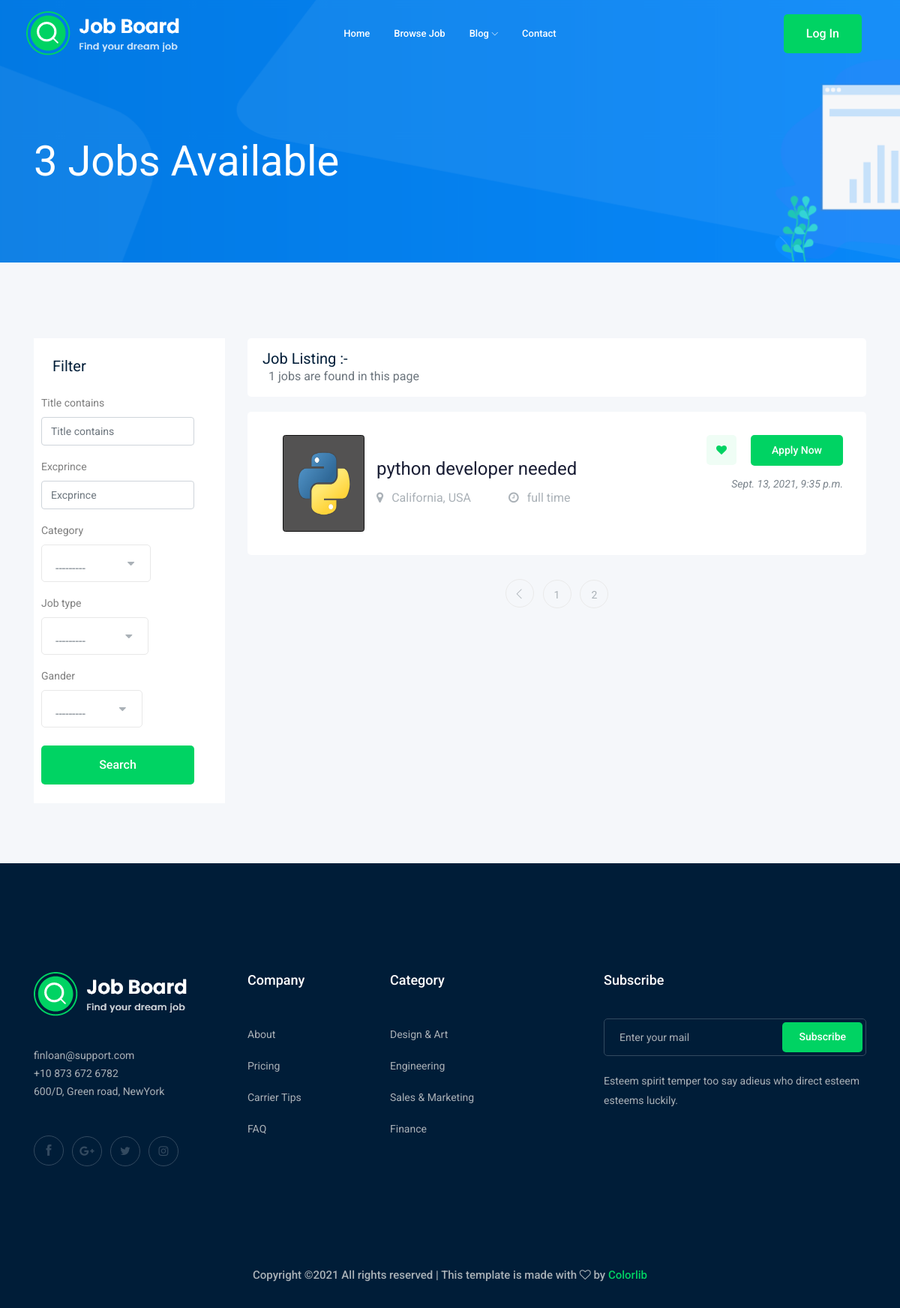
Before: /jobs/?page=2 with the older database file.
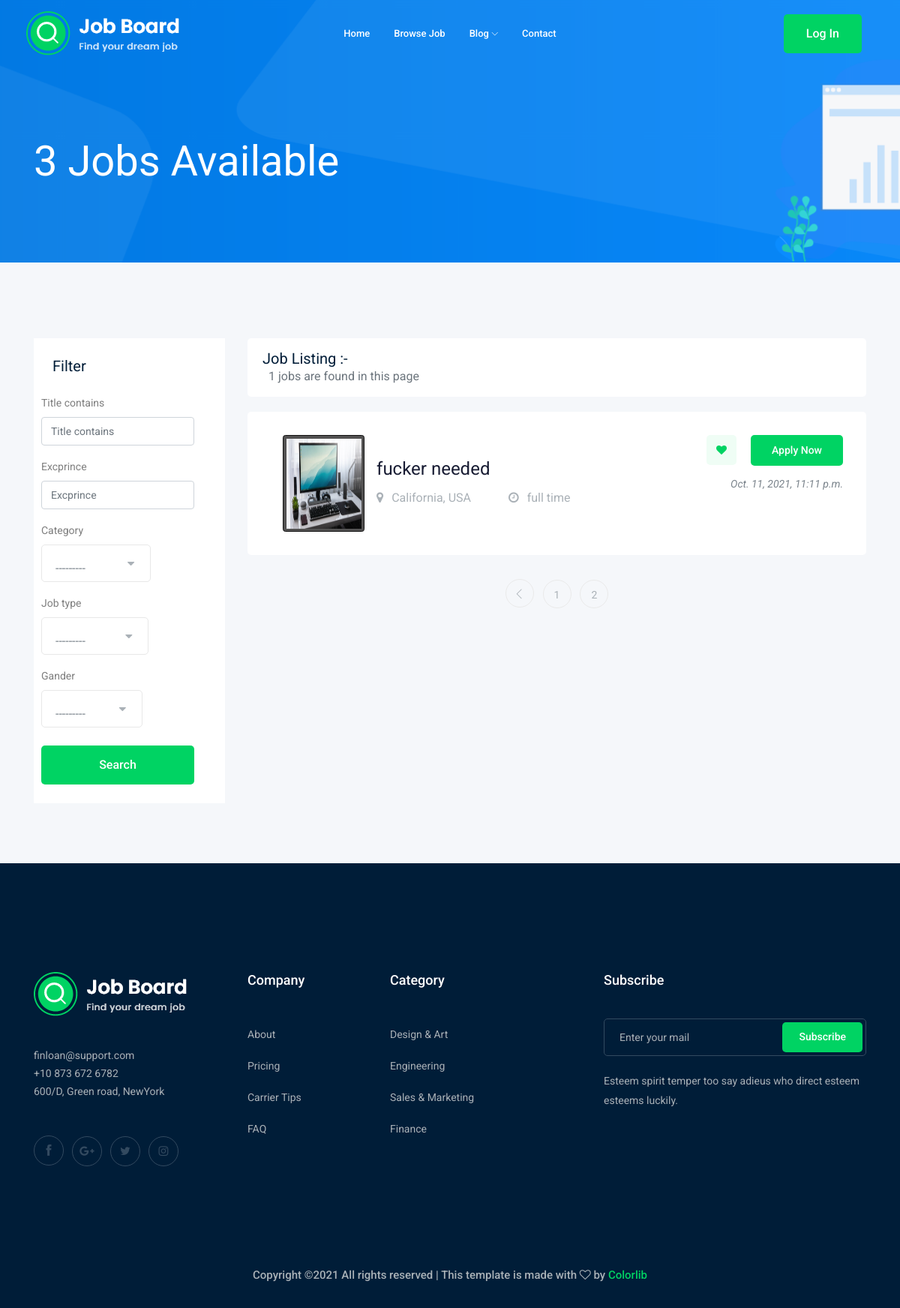
After: the same page with the newer database file.
### jobs/models.py (models this page shows, shortened)
class jobs(models.Model):
    user=models.ForeignKey(User, verbose_name=("user"), on_delete=models.CASCADE)
    title=CharField(max_length=50)
    job_type=CharField(max_length=20, choices=Job_Type)
    description=models.TextField(max_length=1500)
    published_at=models.DateTimeField(auto_now=True)
    vacancy= models.IntegerField(default=1)
    salary=models.IntegerField(default=0)
    excprince =models.IntegerField(default=1)
    category=models.ForeignKey(Category,on_delete=CASCADE)
    img = models.ImageField(max_length=256, upload_to='jobs/')
    Gander=CharField(max_length=20,choices=Gander)
    slug=models.SlugField(blank=True,null=True)
    def __str__(self) -> str:
        return self.title

### jobs/views.py (the view)
# urls.py: path('',views.job_list, name='job_list'),
def job_list(request):
    job_list=jobs.objects.all()
    counter=job_list.count()
    filter=JobFilter(request.GET,queryset=job_list)
    job_list=filter.qs
    paginator = Paginator(job_list, 2)
    page_number = request.GET.get('page')
    page_obj = paginator.get_page(page_number)
    context={"jobs":page_obj,"counter":counter,'filter':filter}
    return render(request,'jobs/job_list.html',context)

### jobs/models.py (called while the page is built)
    def __str__(self) -> str:
        return self.cataegoty

### jobs/templates/jobs/job_list.html (shortened to what this page needs)
{% extends 'base.html' %}
{% load bootstrap4 %}
{% block bodey %}
    <div class="bradcam_area bradcam_bg_1">
        <div class="container">
            <div class="row">
                <div class="col-xl-12">
                    <div class="bradcam_text">
                        <h3>{{counter}} Jobs Available</h3>
                    </div>
                </div>
            </div>
        </div>
    </div>
    <div class="job_listing_area plus_padding">
        <div class="container">
            <div class="row">
                <div class="col-lg-3">
                    <div class="job_filter white-bg mx-auto">
                        <div class="form_inner white-bg mx-auto">
                            <h3>Filter</h3>
                            <form method="GET">
                                <div class="row mr-3 mw-50">
                                        {% bootstrap_form filter.form %}
                                    <button  class="boxed-btn3 w-100 mt-2" type="submit">Search</button>
                                    </div>
                            </form>
                        </div>
                    </div>
                </div>
                <div class="col-lg-9">
                    <div class="recent_joblist_wrap">
                        <div class="recent_joblist white-bg ">
                            <div class="row align-items-center">
                                <div class="col-md-6">
                                    <h4>Job Listing :-</h4>
                                    <p2 class='text-secondary mx-2'>{{jobs | length}} jobs are found in this page</p2>
                                </div>
                            </div>
                        </div>
                    </div>
                    <div class="job_lists m-0">
                        <div class="row">
                        {% for job in jobs %}
                            <div class="col-lg-12 col-md-12">
                                <div class="single_jobs white-bg d-flex justify-content-between">
                                    <div class="jobs_left d-flex align-items-center">
                                        <div class="img-thumbnail mx-3"  >
                                            <img src="{{job.img.url}}" width="100px" height="120px" alt="">
                                        </div>
                                        <div class="jobs_conetent">
                                            <a href="{% url 'jobs:job_detalis' job.slug %}"><h4> {{job}}</h4></a>
                                            <div class="links_locat d-flex align-items-center">
                                                <div class="location ">
                                                    <p> <i class="fa fa-map-marker"></i>  California, USA</p>
                                                </div>
                                                <div class="location">
                                                    <p> <i class="fa fa-clock-o"></i>  {{job.job_type}}</p>
                                                </div>
                                            </div>
                                        </div>
                                    </div>
                                    <div class="jobs_right">
                                        <div class="apply_now">
                                            <a class="heart_mark" href="#"> <i class="fa fa-heart"></i> </a>
                                            <a href="{% url 'jobs:job_detalis' job.slug %}" class="boxed-btn3">Apply Now</a>
                                        </div>
                                        <div class="date">
                                            <p>{{job.published_at}}</p>
                                        </div>
                                    </div>
                                </div>
                            </div>
                           {% endfor %}
                        </div>
                       {% if jobs.has_other_pages %}
                        <div class="row">
                            <div class="col-lg-12">
                                <div class="pagination_wrap">
                                    <ul>
                                        {% if jobs.has_previous %}
                                            <li><a href="?page={{ jobs.previous_page_number }}"> <i class="ti-angle-left"></i> </a></li>
                                        {% endif %}
                                        {% for i in jobs.paginator.page_range %}
                                            <li><a href="?page={{i}}"><span>{{i}}</span></a></li>
                                        {% endfor %}
                                    </ul>
                                </div>
                            </div>
                        </div>
                       {% endif %}
                    </div>
                </div>
            </div>
        </div>
    </div>
{% endblock bodey %}

### templates/base.html (shortened to what this page needs)
{% load static %}
<!doctype html>
<html class="no-js" lang="zxx">
<head>
    <link rel="stylesheet" href="{% static 'css/bootstrap.min.css'%}">
    <link rel="stylesheet" href="{% static 'css/owl.carousel.min.css'%}">
    <link rel="stylesheet" href="{% static 'css/magnific-popup.css'%}">
    <link rel="stylesheet" href="{% static 'css/font-awesome.min.css'%}">
    <link rel="stylesheet" href="{% static 'css/themify-icons.css'%}">
    <link rel="stylesheet" href="{% static 'css/nice-select.css'%}">
    <link rel="stylesheet" href="{% static 'css/flaticon.css'%}">
    <link rel="stylesheet" href="{% static 'css/jquery-ui.css'%}">
    <link rel="stylesheet" href="{% static 'css/gijgo.css'%}">
    <link rel="stylesheet" href="{% static 'css/animate.min.css'%}">
    <link rel="stylesheet" href="{% static 'css/slicknav.css'%}">
    <link rel="stylesheet" href="{% static 'css/style.css' %}">
</head>
<body>
    <header>
        <div class="header-area ">
            <div id="sticky-header" class="main-header-area">
                <div class="container-fluid ">
                    <div class="header_bottom_border">
                        <div class="row align-items-center">
                            <div class="col-xl-3 col-lg-2">
                                <div class="logo">
                                    <a href="{% url 'home:home' %}">
                                        <img src="{% static 'img/logo.png' %}" alt="">
                                    </a>
                                </div>
                            </div>
                            <div class="col-xl-6 col-lg-7">
                                <div class="main-menu  d-none d-lg-block">
                                    <nav>
                                        <ul id="navigation">
                                            <li><a href="{% url 'home:home' %}">home</a></li>
                                            <li><a href="{% url 'jobs:job_list' %}" >Browse Job</a></li>
                                            <li><a href="#">blog <i class="ti-angle-down"></i></a>
                                            </li>
                                            <li><a href="{% url 'contacs:contacs' %}">Contact</a></li>
                                        </ul>
                                    </nav>
                                </div>
                            </div>
                            <div class="col-xl-3 col-lg-3 d-none d-lg-block">
                                <div class="Appointment">
                                    {% if request.user.is_authenticated %}
                                    <a class="btn btn-warning" href="{% url 'jobs:post_job' %}">Post a Job</a>
                                        <div class="dropdown">
                                        <button class="btn btn btn-primary dropdown-toggle mx-3" type="button" id="dropdownMenuButton" data-toggle="dropdown" aria-haspopup="true" aria-expanded="false">
                                           {{request.user}}
                                          </button>
                                          <div class="dropdown-menu" aria-labelledby="dropdownMenuButton">
                                            <a class="dropdown-item" href="{% url 'accounts:profile' %}">Profile Info</a>
                                            <a class="dropdown-item" href="{% url 'accounts:editprofile' %}">Edit profile</a>
                                            <a class="dropdown-item" href="{% url 'accounts:logout' %}">LogOut</a>
                                          </div>
                                        </div>
                                       {%else%}
                                       <a class="boxed-btn3 mx-3" href="{% url 'accounts:login' %}">Log in</a>
                                      {%endif%}
                                </div>
                            </div>
                            <div class="col-12">
                            </div>
                        </div>
                    </div>
                </div>
            </div>
        </div>
    </header>
    {% block bodey %}
    {% endblock bodey %}
    <footer class="footer">
        <div class="footer_top">
            <div class="container">
                <div class="row">
                    <div class="col-xl-3 col-md-6 col-lg-3">
                        <div class="footer_widget wow fadeInUp" data-wow-duration="1s" data-wow-delay=".3s">
                            <div class="footer_logo">
                                <a href="#">
                                    <img src="{% static 'img/logo.png' %}" alt="">
                                </a>
                            </div>
                            <p>
                                finloan@support.com <br>
                                +10 873 672 6782 <br>
                                600/D, Green road, NewYork
                            </p>
                            <div class="socail_links">
                                <ul>
                                    <li>
                                        <a href="#">
                                            <i class="ti-facebook"></i>
                                        </a>
                                    </li>
                                    <li>
                                        <a href="#">
                                            <i class="fa fa-google-plus"></i>
                                        </a>
                                    </li>
                                    <li>
                                        <a href="#">
                                            <i class="fa fa-twitter"></i>
                                        </a>
                                    </li>
                                    <li>
                                        <a href="#">
                                            <i class="fa fa-instagram"></i>
                                        </a>
                                    </li>
                                </ul>
                            </div>
                        </div>
                    </div>
                    <div class="col-xl-2 col-md-6 col-lg-2">
                        <div class="footer_widget wow fadeInUp" data-wow-duration="1.1s" data-wow-delay=".4s">
                            <h3 class="footer_title">
                                Company
                            </h3>
                            <ul>
                                <li><a href="#">About </a></li>
                                <li><a href="#"> Pricing</a></li>
                                <li><a href="#">Carrier Tips</a></li>
                                <li><a href="#">FAQ</a></li>
                            </ul>
                        </div>
                    </div>
                    <div class="col-xl-3 col-md-6 col-lg-3">
                        <div class="footer_widget wow fadeInUp" data-wow-duration="1.2s" data-wow-delay=".5s">
                            <h3 class="footer_title">
                                Category
                            </h3>
                            <ul>
                                <li><a href="#">Design & Art</a></li>
                                <li><a href="#">Engineering</a></li>
                                <li><a href="#">Sales & Marketing</a></li>
                                <li><a href="#">Finance</a></li>
                            </ul>
                        </div>
                    </div>
                    <div class="col-xl-4 col-md-6 col-lg-4">
                        <div class="footer_widget wow fadeInUp" data-wow-duration="1.3s" data-wow-delay=".6s">
                            <h3 class="footer_title">
                                Subscribe
                            </h3>
                            <form action="#" class="newsletter_form">
                                <input type="text" placeholder="Enter your mail">
                                <button type="submit">Subscribe</button>
                            </form>
                            <p class="newsletter_text">Esteem spirit temper too say adieus who direct esteem esteems
                                luckily.</p>
                        </div>
                    </div>
                </div>
            </div>
        </div>
        <div class="copy-right_text wow fadeInUp" data-wow-duration="1.4s" data-wow-delay=".3s">
            <div class="container">
                <div class="row">
                    <div class="col-xl-12">
                        <p class="copy_right text-center">
Copyright &copy;<script>document.write(new Date().getFullYear());</script> All rights reserved | This template is made with <i class="fa fa-heart-o" aria-hidden="true"></i> by <a href="https://colorlib.com" target="_blank">Colorlib</a>
                        </p>
                    </div>
                </div>
            </div>
        </div>
    </footer>
</body>
</html>

Changed rows visible on the page:
removed jobs: img (picture), title "python developer needed", job_type "full time", published_at "Sept. 13, 2021, 9:35 p.m."
added jobs: img (picture), title "fucker needed", job_type "full time", published_at "Oct. 11, 2021, 11:11 p.m."
